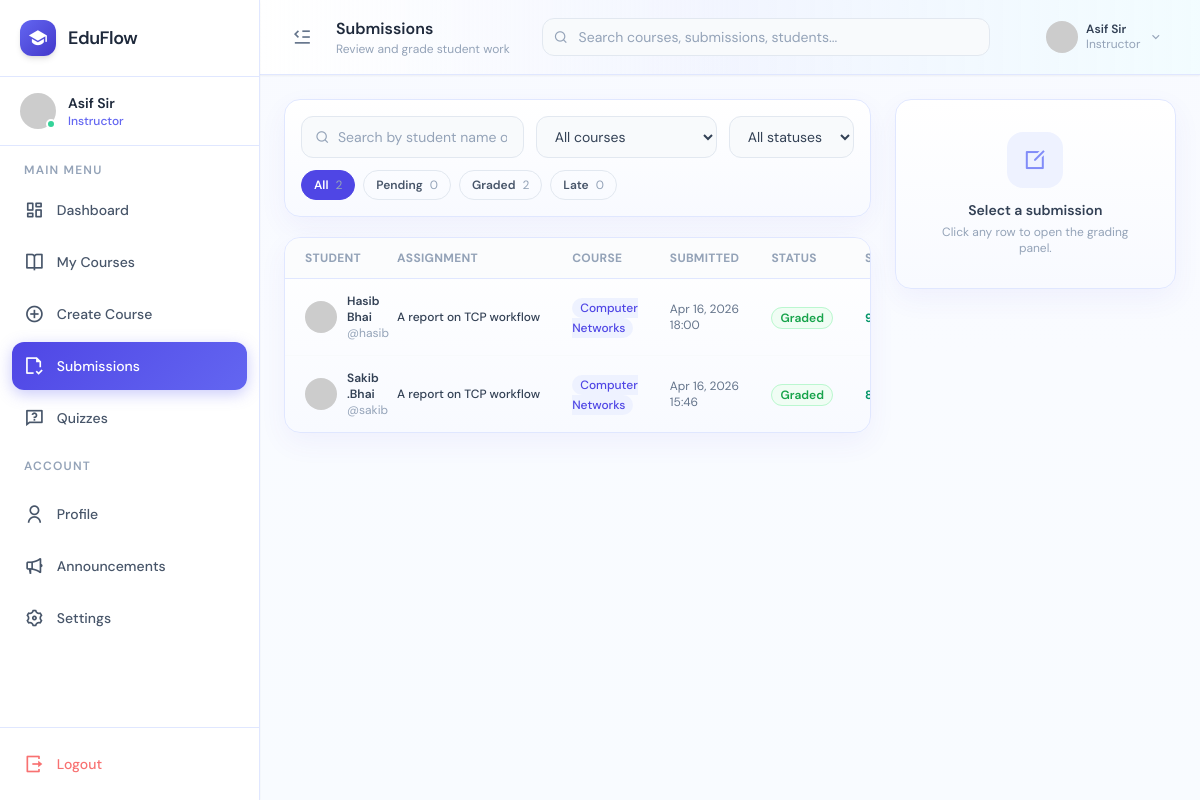
Page /instructor/submissions/ (signed in) on the committed database.
### core/models.py (models this page shows, shortened)
class Submission(models.Model):
    STATUS_SUBMITTED = "submitted"
    STATUS_GRADED = "graded"
    STATUS_LATE = "late"
    STATUS_CHOICES = [
        (STATUS_SUBMITTED, "Submitted"),
        (STATUS_GRADED, "Graded"),
        (STATUS_LATE, "Late"),
    ]
    assignment = models.ForeignKey(
        Assignment,
        on_delete=models.CASCADE,
        related_name="submissions",
    )
    student = models.ForeignKey(
        settings.AUTH_USER_MODEL,
        on_delete=models.CASCADE,
        related_name="submissions",
    )
    file = models.FileField(upload_to="assignment_submissions/%Y/%m/%d/")
    comment = models.TextField(blank=True)
    status = models.CharField(max_length=20, choices=STATUS_CHOICES, default=STATUS_SUBMITTED)
    score = models.DecimalField(max_digits=5, decimal_places=2, blank=True, null=True)
    feedback = models.TextField(blank=True)
    submitted_at = models.DateTimeField(auto_now_add=True)
    updated_at = models.DateTimeField(auto_now=True)
    class Meta:
        ordering = ["-submitted_at"]
        unique_together = ("assignment", "student")

class Assignment(models.Model):
    course = models.ForeignKey(
        Course,
        on_delete=models.CASCADE,
        related_name="assignments",
    )
    title = models.CharField(max_length=200)
    description = models.TextField(blank=True)
    attachment = models.FileField(upload_to="assignment_attachments/%Y/%m/%d/", blank=True, null=True)
    due_date = models.DateTimeField(blank=True, null=True)
    publish_at = models.DateTimeField(blank=True, null=True)
    max_score = models.PositiveIntegerField(default=100, validators=[MinValueValidator(1)])
    created_by = models.ForeignKey(
        settings.AUTH_USER_MODEL,
        on_delete=models.SET_NULL,
        null=True,
        blank=True,
        related_name="assignments_created",
    )
    is_published = models.BooleanField(default=True)
    archived_at = models.DateTimeField(blank=True, null=True)
    created_at = models.DateTimeField(auto_now_add=True)
    class Meta:
        ordering = ["-created_at"]

class Course(models.Model):
    ENROLLMENT_OPEN = "open"
    ENROLLMENT_APPROVAL = "approval"
    ENROLLMENT_TYPE_CHOICES = [
        (ENROLLMENT_OPEN, "Open Enrollment"),
        (ENROLLMENT_APPROVAL, "Approval Required"),
    ]
    LEVEL_BEGINNER = "Beginner"
    LEVEL_INTERMEDIATE = "Intermediate"
    LEVEL_ADVANCED = "Advanced"
    LEVEL_CHOICES = [
        (LEVEL_BEGINNER, "Beginner"),
        (LEVEL_INTERMEDIATE, "Intermediate"),
        (LEVEL_ADVANCED, "Advanced"),
    ]
    title = models.CharField(max_length=200)
    short_description = models.CharField(max_length=280, blank=True)
    description = models.TextField(blank=True)
    category = models.CharField(max_length=80, blank=True)
    level = models.CharField(max_length=20, choices=LEVEL_CHOICES, default=LEVEL_BEGINNER)
    duration_weeks = models.PositiveIntegerField(default=12)
    lecture_count = models.PositiveIntegerField(default=10)
    assignment_count = models.PositiveIntegerField(default=0)
    quiz_count = models.PositiveIntegerField(default=0)
    rating = models.DecimalField(
        max_digits=3,
        decimal_places=1,
        default=0,
        validators=[MinValueValidator(0), MaxValueValidator(5)],
    )
    thumbnail = models.ImageField(upload_to="course_thumbnails/", blank=True, null=True)
    intro_video = models.FileField(upload_to="course_intro_videos/", blank=True, null=True)
    instructor = models.ForeignKey(
        settings.AUTH_USER_MODEL,
        on_delete=models.SET_NULL,
        null=True,
        blank=True,
        related_name="courses_taught",
    )
    enrollment_type = models.CharField(
        max_length=20,
        choices=ENROLLMENT_TYPE_CHOICES,
        default=ENROLLMENT_OPEN,
    )
    max_students = models.PositiveIntegerField(blank=True, null=True)
    allow_discussions = models.BooleanField(default=True)
    is_published = models.BooleanField(default=True)
    created_at = models.DateTimeField(auto_now_add=True)
    updated_at = models.DateTimeField(auto_now=True)
    class Meta:
        ordering = ["title"]

### core/views.py (the view, shortened to what this page needs)
# urls.py: path("instructor/submissions/", views.instructor_submissions, name="instructor_submissions"),
@role_required(Profile.ROLE_INSTRUCTOR, Profile.ROLE_ADMIN)
def instructor_submissions(request):
    role = get_user_role(request.user)
    if role == Profile.ROLE_ADMIN:
        courses = Course.objects.all()
    else:
        courses = Course.objects.filter(instructor=request.user)
    submissions = Submission.objects.filter(assignment__course__in=courses).select_related(
        "assignment",
        "assignment__course",
        "student",
    )
    course_titles = list(courses.values_list("title", flat=True).order_by("title"))
    return render(
        request,
        "instructor/submissions.html",
        {
            "submissions": submissions,
            "submission_course_titles": course_titles,
            "submission_counts": {
                "all": submissions.count(),
                "pending": submissions.filter(
                    Q(status=Submission.STATUS_SUBMITTED) | Q(status__iexact="pending")
                ).count(),
                "graded": submissions.filter(status=Submission.STATUS_GRADED).count(),
                "late": submissions.filter(status=Submission.STATUS_LATE).count(),
            },
        },
    )

### templates/instructor/submissions.html (shortened to what this page needs)
{% extends 'base.html' %}
{% block page_title %}Submissions{% endblock %}
{% block page_subtitle %}Review and grade student work{% endblock %}
{% block nav_submissions %}active{% endblock %}
{% block user_name %}{{ current_user_name }}{% endblock %}
{% block user_role %}Instructor{% endblock %}
{% block topbar_user %}{{ current_user_name }}{% endblock %}
{% block topbar_role %}Instructor{% endblock %}
{% block content %}
<div class="grid lg:grid-cols-3 gap-6">
  <div class="lg:col-span-2 space-y-5">
    <div class="bg-white rounded-2xl border border-slate-100 shadow-sm p-4 reveal">
      <div class="flex flex-col sm:flex-row gap-3">
        <div class="relative flex-1">
          <i class="ri-search-line absolute left-3.5 top-1/2 -translate-y-1/2 text-slate-400 text-sm"></i>
          <input type="text" id="sub-search" placeholder="Search by student name or assignment..."
            oninput="searchSubs(this.value)"
            class="input-field w-full pl-9 pr-4 py-2.5 bg-slate-50 border border-slate-200 rounded-xl text-sm text-slate-700 placeholder-slate-400 transition-all"/>
        </div>
        <select id="course-filter" onchange="filterSubs()" class="input-field px-3.5 py-2.5 bg-slate-50 border border-slate-200 rounded-xl text-sm text-slate-700 transition-all">
          <option value="">All courses</option>
        </select>
        <select id="status-filter" onchange="filterSubs()" class="input-field px-3.5 py-2.5 bg-slate-50 border border-slate-200 rounded-xl text-sm text-slate-700 transition-all">
          <option value="">All statuses</option>
        </select>
      </div>
      <div class="flex flex-wrap gap-2 mt-3">
        <button onclick="setStatusFilter('all')" id="pill-all" class="filter-pill active text-xs font-semibold border border-slate-200 px-3 py-1.5 rounded-full">All <span class="ml-1 font-normal text-slate-400">{{ submission_counts.all }}</span></button>
        <button onclick="setStatusFilter('pending')" id="pill-pending" class="filter-pill text-xs font-semibold border border-slate-200 text-slate-600 px-3 py-1.5 rounded-full">Pending <span class="ml-1 font-normal text-slate-400">{{ submission_counts.pending }}</span></button>
        <button onclick="setStatusFilter('graded')" id="pill-graded" class="filter-pill text-xs font-semibold border border-slate-200 text-slate-600 px-3 py-1.5 rounded-full">Graded <span class="ml-1 font-normal text-slate-400">{{ submission_counts.graded }}</span></button>
        <button onclick="setStatusFilter('late')" id="pill-late" class="filter-pill text-xs font-semibold border border-slate-200 text-slate-600 px-3 py-1.5 rounded-full">Late <span class="ml-1 font-normal text-slate-400">{{ submission_counts.late }}</span></button>
      </div>
    </div>
    <div class="bg-white rounded-2xl border border-slate-100 shadow-sm overflow-hidden reveal">
      <div class="overflow-x-auto">
        <table class="w-full text-sm" id="sub-table">
          <thead>
            <tr class="text-xs text-slate-400 font-semibold uppercase tracking-wide border-b border-slate-100 bg-slate-50/50">
              <th class="text-left px-5 py-3">Student</th>
              <th class="text-left px-4 py-3">Assignment</th>
              <th class="text-left px-4 py-3">Course</th>
              <th class="text-left px-4 py-3">Submitted</th>
              <th class="text-left px-4 py-3">Status</th>
              <th class="text-left px-4 py-3">Score</th>
            </tr>
          </thead>
          <tbody class="divide-y divide-slate-50" id="sub-tbody">
            {% for submission in submissions %}
            <tr class="sub-row"
                data-status="{{ submission.status }}"
                data-student="{{ submission.student.get_full_name|default:submission.student.username|escape }}"
                data-submission-id="{{ submission.id }}"
                data-assignment="{{ submission.assignment.title|escape }}"
                data-course="{{ submission.assignment.course.title|escape }}"
              data-max-score="{{ submission.assignment.max_score }}"
                data-score="{% if submission.score is not None %}{{ submission.score|floatformat:-2 }}{% endif %}"
                data-file="{% if submission.file %}{{ submission.file.name|escape }}{% endif %}"
                onclick="openGrading(this)">
              <td class="px-5 py-3.5">
                <div class="flex items-center gap-2.5">
                  <img src="https://ui-avatars.com/api/?name={{ submission.student.get_full_name|default:submission.student.username|urlencode }}&background=4f46e5&color=fff&size=32" class="w-8 h-8 rounded-full"/>
                  <div>
                    <p class="text-xs font-semibold text-slate-700">{{ submission.student.get_full_name|default:submission.student.username }}</p>
                    <p class="text-xs text-slate-400">@{{ submission.student.username }}</p>
                  </div>
                </div>
              </td>
              <td class="px-4 py-3.5"><p class="text-xs font-medium text-slate-700 max-w-[220px] truncate">{{ submission.assignment.title }}</p></td>
              <td class="px-4 py-3.5"><span class="text-xs bg-indigo-50 text-indigo-600 font-medium px-2 py-0.5 rounded-full">{{ submission.assignment.course.title }}</span></td>
              <td class="px-4 py-3.5"><p class="text-xs text-slate-500">{{ submission.submitted_at|date:"M d, Y H:i" }}</p></td>
              <td class="px-4 py-3.5">
                {% if submission.status == 'graded' %}
                <span class="badge-graded text-xs font-semibold px-2 py-0.5 rounded-full">Graded</span>
                {% elif submission.status == 'late' %}
                <span class="badge-late text-xs font-semibold px-2 py-0.5 rounded-full">Late</span>
                {% else %}
                <span class="badge-pending text-xs font-semibold px-2 py-0.5 rounded-full">Pending</span>
                {% endif %}
              </td>
              <td class="px-4 py-3.5">
                {% if submission.score is not None %}
                <span class="text-xs font-bold text-emerald-600">{{ submission.score|floatformat:-2 }}/{{ submission.assignment.max_score }}</span>
                {% else %}
                <span class="text-xs text-slate-400">-</span>
                {% endif %}
              </td>
            </tr>
            {% empty %}
            <tr>
              <td colspan="6" class="px-5 py-8 text-center text-sm text-slate-500">No submissions available yet.</td>
            </tr>
            {% endfor %}
          </tbody>
        </table>
      </div>
    </div>
  </div>
  <div id="grade-panel" class="space-y-4">
    <div id="grade-empty" class="bg-white rounded-2xl border border-slate-100 shadow-sm p-8 text-center reveal">
      <div class="w-14 h-14 bg-primary-50 rounded-2xl flex items-center justify-center mx-auto mb-3">
        <i class="ri-edit-box-line text-primary-400 text-2xl"></i>
      </div>
      <p class="font-semibold text-slate-700 text-sm">Select a submission</p>
      <p class="text-xs text-slate-400 mt-1">Click any row to open the grading panel.</p>
    </div>
  </div>
</div>
{% endblock %}

### rows in the picture
Submission: student.get_full_name "Hasib Bhai", student.username "hasib", assignment "A report on TCP workflow", assignment.course "Computer Networks", submitted_at "Apr 16, 2026 18:00", status "Graded"
Submission: student.get_full_name "Sakib .Bhai", student.username "sakib", assignment "A report on TCP workflow", assignment.course "Computer Networks", submitted_at "Apr 16, 2026 15:46", status "Graded"

### other values in the picture
{{ current_user_name }} "Asif Sir"
{{ submission_counts.all }} "2"
{{ submission_counts.pending }} "0"
{{ submission_counts.graded }} "2"
{{ submission_counts.late }} "0"
